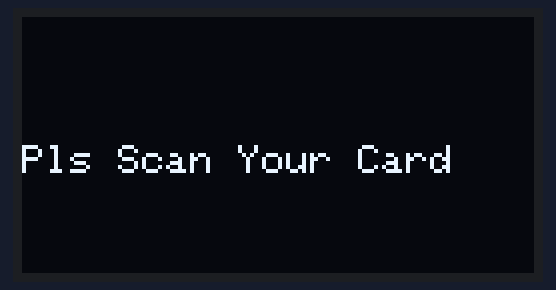
Recording of a sketch running on a simulated Arduino Uno, built with avr-gcc and run on an emulated ATmega328P. Parts: 128×64 one-colour display. The display library's start-up logo is not drawn.

Above: at 2.1 s.
At 3.83 s:
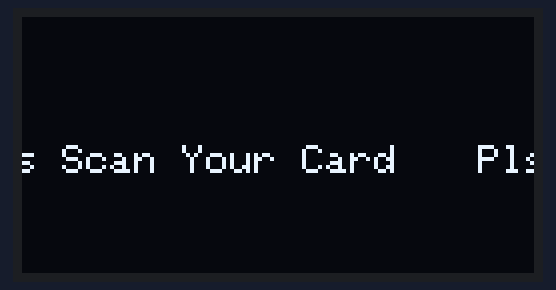
At 12.83 s:
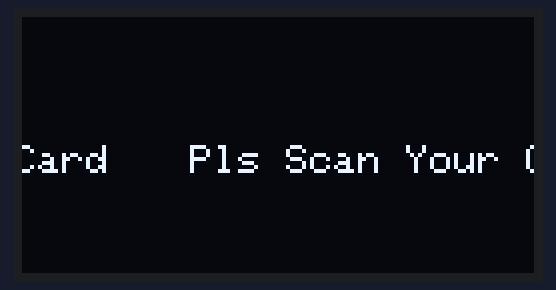
At 21.83 s:
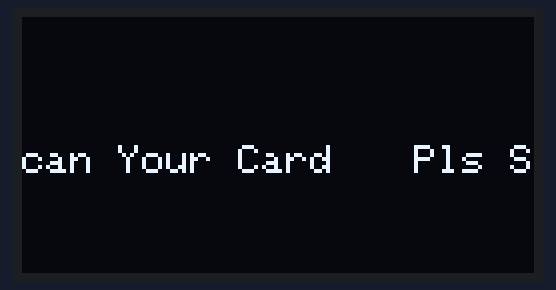
At 30.83 s:
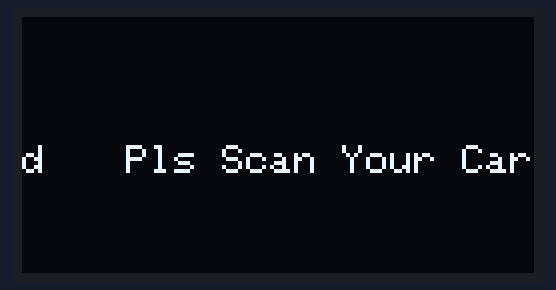
At 39.84 s:
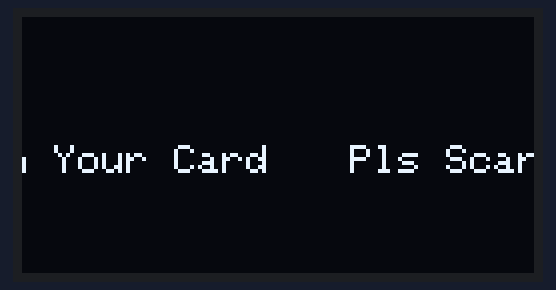

The sketch:

plsScanCard.ino
```cpp
#include <Adafruit_SSD1306.h>

#define SCREEN_WIDTH 128 // OLED display width, in pixels
#define SCREEN_HEIGHT 64 // OLED display height, in pixels

#define OLED_RESET     -1 // Reset pin # (or -1 if sharing Arduino reset pin)
#define SCREEN_ADDRESS 0x3C ///< See datasheet for Address; 0x3D for 128x64, 0x3C for 128x32

#define DELAYTIME 500 //0.5s
                      //at min can be 0.1s
#define SQUARESIZE 20


Adafruit_SSD1306 display(SCREEN_WIDTH, SCREEN_HEIGHT, &Wire, OLED_RESET);

void setup(){
  Serial.begin(115200);
  // SSD1306_SWITCHCAPVCC = generate display voltage from 3.3V internally
  if(!display.begin(SSD1306_SWITCHCAPVCC, SCREEN_ADDRESS)) {
    Serial.println(F("SSD1306 allocation failed"));
    for(;;); // Don't proceed, loop forever
  }
  // Show initial display buffer contents on the screen --
  // the library initializes this with an Adafruit splash screen.
  display.display();
  delay(2000); // Pause for 2 seconds

  plsScanCard();
}

void loop(){
}

void plsScanCard(){
  display.clearDisplay(); //init OLED display manual
  display.setTextSize(1);
  display.setTextColor(WHITE);
  display.setCursor(0,32);
  display.println("Pls Scan Your Card");
  display.display();
  delay(DELAYTIME);
  display.startscrolldiagright(0x00, 0x07);
  delay(DELAYTIME);
  display.startscrolldiagleft(0x00, 0x07);
  delay(DELAYTIME);
}
```

Measured:
- what the display in image 0 shows lasts 0.8 s, from 2.1 s to 2.9 s
